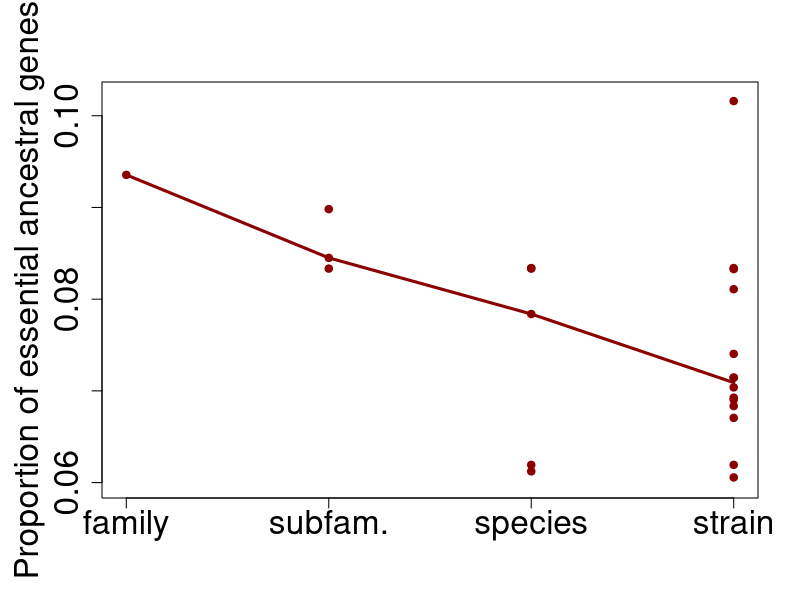

Reproduce this figure in R.
strain =c(
  307/4957,
  352/4341,
  298/4316,
  335/4525,
  323/4522,
  321/4492,
  371/4455,
  340/4831,
  334/4981,
  438/4311,
  299/4317,
  388/5677,
  303/5003,
  360/4317
)


speciesFitch = c( 
  307/4957,
  302/3853,
  309/3708,
  277/4524,
  360/4317
)


subFamilyFitch = c(
  283/3349,
  309/3708,
  277/3084
)


familyFitch = c(
  296/3164
)



pdf(file = '~/EnTrI/figures/fitch.pdf')

par(mar=c(5.1,5.1,4.1,2.1))

plot(4*strain/strain, strain, xlim=c(1,4), ylim=c(0.06,0.102), col="red4", ylab="Proportion of essential ancestral genes", xaxt="n", xlab="",pch=19,
     cex.lab=2, cex.axis=2)

points(3*speciesFitch/speciesFitch,speciesFitch, col="red4", pch=19)

points(2*subFamilyFitch/subFamilyFitch,subFamilyFitch, col="red4", pch=19)

points(1*familyFitch/familyFitch,familyFitch, col="red4", pch=19)

lines(1:4, c(median(familyFitch), median(subFamilyFitch), median(speciesFitch), median(strain) ), col="red4", lwd=3)

#legend("topright", c("intersection", "ancestral II", "Dollo"), fil=c("red4", "olivedrab4", "cyan3"))
axis(1, at = 1:4, labels=c("family", "subfam.", "species", "strain"), cex.axis=2)

dev.off()
